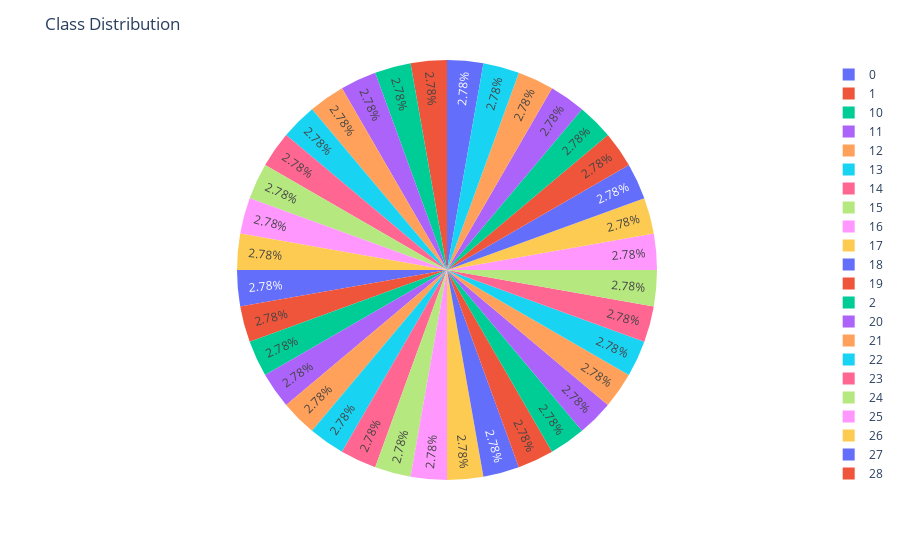
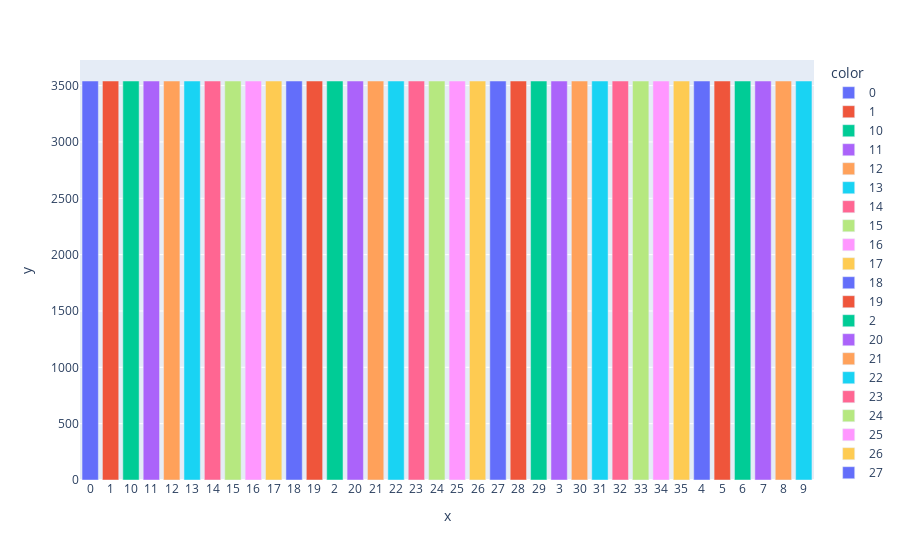

The cell these charts' notebook holds for them, in order:
### Code cell
# Calculate class distribution
class_dis = [len(os.listdir(data_dir + name)) for name in class_names]
# class_dis = [len(os.listdir(val_dir + name)) for name in class_names]
# class_dis = [len(os.listdir(test_dir + name)) for name in class_names]

# Visualize using interactive pie chart
pie_chart = px.pie(values=class_dis, names=class_names, color=class_names)
pie_chart.update_layout({'title':{'text':"Class Distribution"}})
pie_chart.show()

# Visualize using interactive bar chart
bar_chart = px.bar(y=class_dis, x=class_names, color=class_names)
bar_chart.show()

### Figure 1 — Plotly figure (JSON) as saved in the notebook; plotly's stock layout.template omitted (floating-point values rounded to 4 significant figures)
{"data": [{"customdata": [["0"], ["1"], ["10"], ["11"], ["12"], ["13"], ["14"], ["15"], ["16"], ["17"], ["18"], ["19"], ["2"], ["20"], ["21"], ["22"], ["23"], ["24"], ["25"], ["26"], ["27"], ["28"], ["29"], ["3"], ["30"], ["31"], ["32"], ["33"], ["34"], ["35"], ["4"], ["5"], ["6"], ["7"], ["8"], ["9"]], "domain": {"x": [0, 1], "y": [0, 1]}, "hovertemplate": "label=%{label}<br>value=%{value}<br>color=%{customdata[0]}<extra></extra>", "labels": ["0", "1", "10", "11", "12", "13", "14", "15", "16", "17", "18", "19", "2", "20", "21", "22", "23", "24", "25", "26", "27", "28", "29", "3", "30", "31", "32", "33", "34", "35", "4", "5", "6", "7", "8", "9"], "legendgroup": "", "marker": {"colors": ["#636efa", "#EF553B", "#00cc96", "#ab63fa", "#FFA15A", "#19d3f3", "#FF6692", "#B6E880", "#FF97FF", "#FECB52", "#636efa", "#EF553B", "#00cc96", "#ab63fa", "#FFA15A", "#19d3f3", "#FF6692", "#B6E880", "#FF97FF", "#FECB52", "#636efa", "#EF553B", "#00cc96", "#ab63fa", "#FFA15A", "#19d3f3", "#FF6692", "#B6E880", "#FF97FF", "#FECB52", "#636efa", "#EF553B", "#00cc96", "#ab63fa", "#FFA15A", "#19d3f3"]}, "name": "", "showlegend": true, "type": "pie", "values": [3541, 3541, 3541, 3541, 3541, 3541, 3541, 3541, 3541, 3541, 3541, 3541, 3541, 3541, 3541, 3541, 3541, 3541, 3541, 3541, 3541, 3541, 3541, 3541, 3541, 3541, 3541, 3541, 3541, 3541, 3541, 3541, 3541, 3541, 3541, 3541]}], "layout": {"legend": {"tracegroupgap": 0}, "margin": {"t": 60}, "title": {"text": "Class Distribution"}}}

### Figure 2 — Plotly figure (JSON) as saved in the notebook; plotly's stock layout.template omitted (floating-point values rounded to 4 significant figures)
{"data": [{"alignmentgroup": "True", "hovertemplate": "color=0<br>x=%{x}<br>y=%{y}<extra></extra>", "legendgroup": "0", "marker": {"color": "#636efa", "pattern": {"shape": ""}}, "name": "0", "offsetgroup": "0", "orientation": "v", "showlegend": true, "textposition": "auto", "type": "bar", "x": ["0"], "xaxis": "x", "y": [3541], "yaxis": "y"}, {"alignmentgroup": "True", "hovertemplate": "color=1<br>x=%{x}<br>y=%{y}<extra></extra>", "legendgroup": "1", "marker": {"color": "#EF553B", "pattern": {"shape": ""}}, "name": "1", "offsetgroup": "1", "orientation": "v", "showlegend": true, "textposition": "auto", "type": "bar", "x": ["1"], "xaxis": "x", "y": [3541], "yaxis": "y"}, {"alignmentgroup": "True", "hovertemplate": "color=10<br>x=%{x}<br>y=%{y}<extra></extra>", "legendgroup": "10", "marker": {"color": "#00cc96", "pattern": {"shape": ""}}, "name": "10", "offsetgroup": "10", "orientation": "v", "showlegend": true, "textposition": "auto", "type": "bar", "x": ["10"], "xaxis": "x", "y": [3541], "yaxis": "y"}, {"alignmentgroup": "True", "hovertemplate": "color=11<br>x=%{x}<br>y=%{y}<extra></extra>", "legendgroup": "11", "marker": {"color": "#ab63fa", "pattern": {"shape": ""}}, "name": "11", "offsetgroup": "11", "orientation": "v", "showlegend": true, "textposition": "auto", "type": "bar", "x": ["11"], "xaxis": "x", "y": [3541], "yaxis": "y"}, {"alignmentgroup": "True", "hovertemplate": "color=12<br>x=%{x}<br>y=%{y}<extra></extra>", "legendgroup": "12", "marker": {"color": "#FFA15A", "pattern": {"shape": ""}}, "name": "12", "offsetgroup": "12", "orientation": "v", "showlegend": true, "textposition": "auto", "type": "bar", "x": ["12"], "xaxis": "x", "y": [3541], "yaxis": "y"}, {"alignmentgroup": "True", "hovertemplate": "color=13<br>x=%{x}<br>y=%{y}<extra></extra>", "legendgroup": "13", "marker": {"color": "#19d3f3", "pattern": {"shape": ""}}, "name": "13", "offsetgroup": "13", "orientation": "v", "showlegend": true, "textposition": "auto", "type": "bar", "x": ["13"], "xaxis": "x", "y": [3541], "yaxis": "y"}, {"alignmentgroup": "True", "hovertemplate": "color=14<br>x=%{x}<br>y=%{y}<extra></extra>", "legendgroup": "14", "marker": {"color": "#FF6692", "pattern": {"shape": ""}}, "name": "14", "offsetgroup": "14", "orientation": "v", "showlegend": true, "textposition": "auto", "type": "bar", "x": ["14"], "xaxis": "x", "y": [3541], "yaxis": "y"}, {"alignmentgroup": "True", "hovertemplate": "color=15<br>x=%{x}<br>y=%{y}<extra></extra>", "legendgroup": "15", "marker": {"color": "#B6E880", "pattern": {"shape": ""}}, "name": "15", "offsetgroup": "15", "orientation": "v", "showlegend": true, "textposition": "auto", "type": "bar", "x": ["15"], "xaxis": "x", "y": [3541], "yaxis": "y"}, {"alignmentgroup": "True", "hovertemplate": "color=16<br>x=%{x}<br>y=%{y}<extra></extra>", "legendgroup": "16", "marker": {"color": "#FF97FF", "pattern": {"shape": ""}}, "name": "16", "offsetgroup": "16", "orientation": "v", "showlegend": true, "textposition": "auto", "type": "bar", "x": ["16"], "xaxis": "x", "y": [3541], "yaxis": "y"}, {"alignmentgroup": "True", "hovertemplate": "color=17<br>x=%{x}<br>y=%{y}<extra></extra>", "legendgroup": "17", "marker": {"color": "#FECB52", "pattern": {"shape": ""}}, "name": "17", "offsetgroup": "17", "orientation": "v", "showlegend": true, "textposition": "auto", "type": "bar", "x": ["17"], "xaxis": "x", "y": [3541], "yaxis": "y"}, {"alignmentgroup": "True", "hovertemplate": "color=18<br>x=%{x}<br>y=%{y}<extra></extra>", "legendgroup": "18", "marker": {"color": "#636efa", "pattern": {"shape": ""}}, "name": "18", "offsetgroup": "18", "orientation": "v", "showlegend": true, "textposition": "auto", "type": "bar", "x": ["18"], "xaxis": "x", "y": [3541], "yaxis": "y"}, {"alignmentgroup": "True", "hovertemplate": "color=19<br>x=%{x}<br>y=%{y}<extra></extra>", "legendgroup": "19", "marker": {"color": "#EF553B", "pattern": {"shape": ""}}, "name": "19", "offsetgroup": "19", "orientation": "v", "showlegend": true, "textposition": "auto", "type": "bar", "x": ["19"], "xaxis": "x", "y": [3541], "yaxis": "y"}, {"alignmentgroup": "True", "hovertemplate": "color=2<br>x=%{x}<br>y=%{y}<extra></extra>", "legendgroup": "2", "marker": {"color": "#00cc96", "pattern": {"shape": ""}}, "name": "2", "offsetgroup": "2", "orientation": "v", "showlegend": true, "textposition": "auto", "type": "bar", "x": ["2"], "xaxis": "x", "y": [3541], "yaxis": "y"}, {"alignmentgroup": "True", "hovertemplate": "color=20<br>x=%{x}<br>y=%{y}<extra></extra>", "legendgroup": "20", "marker": {"color": "#ab63fa", "pattern": {"shape": ""}}, "name": "20", "offsetgroup": "20", "orientation": "v", "showlegend": true, "textposition": "auto", "type": "bar", "x": ["20"], "xaxis": "x", "y": [3541], "yaxis": "y"}, {"alignmentgroup": "True", "hovertemplate": "color=21<br>x=%{x}<br>y=%{y}<extra></extra>", "legendgroup": "21", "marker": {"color": "#FFA15A", "pattern": {"shape": ""}}, "name": "21", "offsetgroup": "21", "orientation": "v", "showlegend": true, "textposition": "auto", "type": "bar", "x": ["21"], "xaxis": "x", "y": [3541], "yaxis": "y"}, {"alignmentgroup": "True", "hovertemplate": "color=22<br>x=%{x}<br>y=%{y}<extra></extra>", "legendgroup": "22", "marker": {"color": "#19d3f3", "pattern": {"shape": ""}}, "name": "22", "offsetgroup": "22", "orientation": "v", "showlegend": true, "textposition": "auto", "type": "bar", "x": ["22"], "xaxis": "x", "y": [3541], "yaxis": "y"}, {"alignmentgroup": "True", "hovertemplate": "color=23<br>x=%{x}<br>y=%{y}<extra></extra>", "legendgroup": "23", "marker": {"color": "#FF6692", "pattern": {"shape": ""}}, "name": "23", "offsetgroup": "23", "orientation": "v", "showlegend": true, "textposition": "auto", "type": "bar", "x": ["23"], "xaxis": "x", "y": [3541], "yaxis": "y"}, {"alignmentgroup": "True", "hovertemplate": "color=24<br>x=%{x}<br>y=%{y}<extra></extra>", "legendgroup": "24", "marker": {"color": "#B6E880", "pattern": {"shape": ""}}, "name": "24", "offsetgroup": "24", "orientation": "v", "showlegend": true, "textposition": "auto", "type": "bar", "x": ["24"], "xaxis": "x", "y": [3541], "yaxis": "y"}, {"alignmentgroup": "True", "hovertemplate": "color=25<br>x=%{x}<br>y=%{y}<extra></extra>", "legendgroup": "25", "marker": {"color": "#FF97FF", "pattern": {"shape": ""}}, "name": "25", "offsetgroup": "25", "orientation": "v", "showlegend": true, "textposition": "auto", "type": "bar", "x": ["25"], "xaxis": "x", "y": [3541], "yaxis": "y"}, {"alignmentgroup": "True", "hovertemplate": "color=26<br>x=%{x}<br>y=%{y}<extra></extra>", "legendgroup": "26", "marker": {"color": "#FECB52", "pattern": {"shape": ""}}, "name": "26", "offsetgroup": "26", "orientation": "v", "showlegend": true, "textposition": "auto", "type": "bar", "x": ["26"], "xaxis": "x", "y": [3541], "yaxis": "y"}, {"alignmentgroup": "True", "hovertemplate": "color=27<br>x=%{x}<br>y=%{y}<extra></extra>", "legendgroup": "27", "marker": {"color": "#636efa", "pattern": {"shape": ""}}, "name": "27", "offsetgroup": "27", "orientation": "v", "showlegend": true, "textposition": "auto", "type": "bar", "x": ["27"], "xaxis": "x", "y": [3541], "yaxis": "y"}, {"alignmentgroup": "True", "hovertemplate": "color=28<br>x=%{x}<br>y=%{y}<extra></extra>", "legendgroup": "28", "marker": {"color": "#EF553B", "pattern": {"shape": ""}}, "name": "28", "offsetgroup": "28", "orientation": "v", "showlegend": true, "textposition": "auto", "type": "bar", "x": ["28"], "xaxis": "x", "y": [3541], "yaxis": "y"}, {"alignmentgroup": "True", "hovertemplate": "color=29<br>x=%{x}<br>y=%{y}<extra></extra>", "legendgroup": "29", "marker": {"color": "#00cc96", "pattern": {"shape": ""}}, "name": "29", "offsetgroup": "29", "orientation": "v", "showlegend": true, "textposition": "auto", "type": "bar", "x": ["29"], "xaxis": "x", "y": [3541], "yaxis": "y"}, {"alignmentgroup": "True", "hovertemplate": "color=3<br>x=%{x}<br>y=%{y}<extra></extra>", "legendgroup": "3", "marker": {"color": "#ab63fa", "pattern": {"shape": ""}}, "name": "3", "offsetgroup": "3", "orientation": "v", "showlegend": true, "textposition": "auto", "type": "bar", "x": ["3"], "xaxis": "x", "y": [3541], "yaxis": "y"}, {"alignmentgroup": "True", "hovertemplate": "color=30<br>x=%{x}<br>y=%{y}<extra></extra>", "legendgroup": "30", "marker": {"color": "#FFA15A", "pattern": {"shape": ""}}, "name": "30", "offsetgroup": "30", "orientation": "v", "showlegend": true, "textposition": "auto", "type": "bar", "x": ["30"], "xaxis": "x", "y": [3541], "yaxis": "y"}, {"alignmentgroup": "True", "hovertemplate": "color=31<br>x=%{x}<br>y=%{y}<extra></extra>", "legendgroup": "31", "marker": {"color": "#19d3f3", "pattern": {"shape": ""}}, "name": "31", "offsetgroup": "31", "orientation": "v", "showlegend": true, "textposition": "auto", "type": "bar", "x": ["31"], "xaxis": "x", "y": [3541], "yaxis": "y"}, {"alignmentgroup": "True", "hovertemplate": "color=32<br>x=%{x}<br>y=%{y}<extra></extra>", "legendgroup": "32", "marker": {"color": "#FF6692", "pattern": {"shape": ""}}, "name": "32", "offsetgroup": "32", "orientation": "v", "showlegend": true, "textposition": "auto", "type": "bar", "x": ["32"], "xaxis": "x", "y": [3541], "yaxis": "y"}, {"alignmentgroup": "True", "hovertemplate": "color=33<br>x=%{x}<br>y=%{y}<extra></extra>", "legendgroup": "33", "marker": {"color": "#B6E880", "pattern": {"shape": ""}}, "name": "33", "offsetgroup": "33", "orientation": "v", "showlegend": true, "textposition": "auto", "type": "bar", "x": ["33"], "xaxis": "x", "y": [3541], "yaxis": "y"}, {"alignmentgroup": "True", "hovertemplate": "color=34<br>x=%{x}<br>y=%{y}<extra></extra>", "legendgroup": "34", "marker": {"color": "#FF97FF", "pattern": {"shape": ""}}, "name": "34", "offsetgroup": "34", "orientation": "v", "showlegend": true, "textposition": "auto", "type": "bar", "x": ["34"], "xaxis": "x", "y": [3541], "yaxis": "y"}, {"alignmentgroup": "True", "hovertemplate": "color=35<br>x=%{x}<br>y=%{y}<extra></extra>", "legendgroup": "35", "marker": {"color": "#FECB52", "pattern": {"shape": ""}}, "name": "35", "offsetgroup": "35", "orientation": "v", "showlegend": true, "textposition": "auto", "type": "bar", "x": ["35"], "xaxis": "x", "y": [3541], "yaxis": "y"}, {"alignmentgroup": "True", "hovertemplate": "color=4<br>x=%{x}<br>y=%{y}<extra></extra>", "legendgroup": "4", "marker": {"color": "#636efa", "pattern": {"shape": ""}}, "name": "4", "offsetgroup": "4", "orientation": "v", "showlegend": true, "textposition": "auto", "type": "bar", "x": ["4"], "xaxis": "x", "y": [3541], "yaxis": "y"}, {"alignmentgroup": "True", "hovertemplate": "color=5<br>x=%{x}<br>y=%{y}<extra></extra>", "legendgroup": "5", "marker": {"color": "#EF553B", "pattern": {"shape": ""}}, "name": "5", "offsetgroup": "5", "orientation": "v", "showlegend": true, "textposition": "auto", "type": "bar", "x": ["5"], "xaxis": "x", "y": [3541], "yaxis": "y"}, {"alignmentgroup": "True", "hovertemplate": "color=6<br>x=%{x}<br>y=%{y}<extra></extra>", "legendgroup": "6", "marker": {"color": "#00cc96", "pattern": {"shape": ""}}, "name": "6", "offsetgroup": "6", "orientation": "v", "showlegend": true, "textposition": "auto", "type": "bar", "x": ["6"], "xaxis": "x", "y": [3541], "yaxis": "y"}, {"alignmentgroup": "True", "hovertemplate": "color=7<br>x=%{x}<br>y=%{y}<extra></extra>", "legendgroup": "7", "marker": {"color": "#ab63fa", "pattern": {"shape": ""}}, "name": "7", "offsetgroup": "7", "orientation": "v", "showlegend": true, "textposition": "auto", "type": "bar", "x": ["7"], "xaxis": "x", "y": [3541], "yaxis": "y"}, {"alignmentgroup": "True", "hovertemplate": "color=8<br>x=%{x}<br>y=%{y}<extra></extra>", "legendgroup": "8", "marker": {"color": "#FFA15A", "pattern": {"shape": ""}}, "name": "8", "offsetgroup": "8", "orientation": "v", "showlegend": true, "textposition": "auto", "type": "bar", "x": ["8"], "xaxis": "x", "y": [3541], "yaxis": "y"}, {"alignmentgroup": "True", "hovertemplate": "color=9<br>x=%{x}<br>y=%{y}<extra></extra>", "legendgroup": "9", "marker": {"color": "#19d3f3", "pattern": {"shape": ""}}, "name": "9", "offsetgroup": "9", "orientation": "v", "showlegend": true, "textposition": "auto", "type": "bar", "x": ["9"], "xaxis": "x", "y": [3541], "yaxis": "y"}], "layout": {"barmode": "relative", "legend": {"title": {"text": "color"}, "tracegroupgap": 0}, "margin": {"t": 60}, "xaxis": {"anchor": "y", "domain": [0, 1], "title": {"text": "x"}}, "yaxis": {"anchor": "x", "domain": [0, 1], "title": {"text": "y"}}}}
